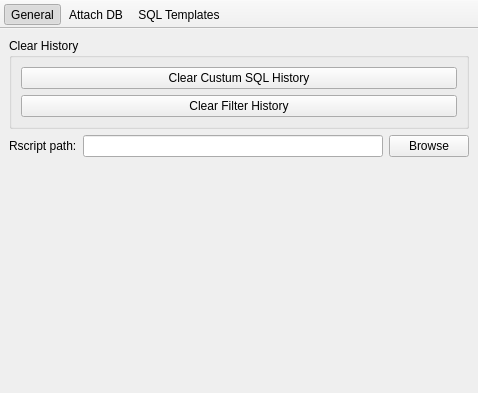
<?xml version="1.0" encoding="UTF-8"?>
<ui version="4.0">
 <class>PreferenceWindow</class>
 <widget class="QMainWindow" name="PreferenceWindow">
  <property name="geometry">
   <rect>
    <x>0</x>
    <y>0</y>
    <width>478</width>
    <height>393</height>
   </rect>
  </property>
  <property name="windowTitle">
   <string>Preference</string>
  </property>
  <property name="unifiedTitleAndToolBarOnMac">
   <bool>true</bool>
  </property>
  <widget class="QWidget" name="centralwidget">
   <layout class="QVBoxLayout" name="verticalLayout">
    <property name="margin">
     <number>0</number>
    </property>
    <item>
     <widget class="QStackedWidget" name="stackedWidget">
      <property name="currentIndex">
       <number>0</number>
      </property>
      <widget class="QWidget" name="pageGeneral">
       <layout class="QVBoxLayout" name="verticalLayout_2">
        <item>
         <widget class="QGroupBox" name="groupBox">
          <property name="title">
           <string>Clear History</string>
          </property>
          <layout class="QVBoxLayout" name="verticalLayout_3">
           <item>
            <widget class="QPushButton" name="pushButtonClearCustumSqlHistory">
             <property name="text">
              <string>Clear Custum SQL History</string>
             </property>
            </widget>
           </item>
           <item>
            <widget class="QPushButton" name="pushButtonClearFilterHistory">
             <property name="text">
              <string>Clear Filter History</string>
             </property>
            </widget>
           </item>
          </layout>
         </widget>
        </item>
        <item>
         <layout class="QFormLayout" name="formLayout">
          <item row="0" column="0">
           <widget class="QLabel" name="label_2">
            <property name="text">
             <string>Rscript path:</string>
            </property>
           </widget>
          </item>
          <item row="0" column="1">
           <layout class="QHBoxLayout" name="horizontalLayout_3">
            <item>
             <widget class="QLineEdit" name="lineRPath">
              <property name="text">
               <string/>
              </property>
             </widget>
            </item>
            <item>
             <widget class="QPushButton" name="buttonRPath">
              <property name="text">
               <string>Browse</string>
              </property>
             </widget>
            </item>
           </layout>
          </item>
         </layout>
        </item>
        <item>
         <spacer name="verticalSpacer">
          <property name="orientation">
           <enum>Qt::Vertical</enum>
          </property>
          <property name="sizeHint" stdset="0">
           <size>
            <width>20</width>
            <height>205</height>
           </size>
          </property>
         </spacer>
        </item>
       </layout>
      </widget>
      <widget class="QWidget" name="pageAttachDB">
       <layout class="QVBoxLayout" name="verticalLayout_4">
        <property name="margin">
         <number>0</number>
        </property>
        <item>
         <widget class="QTableView" name="tableAttachDB">
          <property name="alternatingRowColors">
           <bool>true</bool>
          </property>
          <property name="sortingEnabled">
           <bool>false</bool>
          </property>
          <attribute name="horizontalHeaderStretchLastSection">
           <bool>true</bool>
          </attribute>
          <attribute name="verticalHeaderVisible">
           <bool>false</bool>
          </attribute>
         </widget>
        </item>
        <item>
         <layout class="QHBoxLayout" name="horizontalLayout">
          <item>
           <spacer name="horizontalSpacer_3">
            <property name="orientation">
             <enum>Qt::Horizontal</enum>
            </property>
            <property name="sizeType">
             <enum>QSizePolicy::Preferred</enum>
            </property>
            <property name="sizeHint" stdset="0">
             <size>
              <width>20</width>
              <height>5</height>
             </size>
            </property>
           </spacer>
          </item>
          <item>
           <widget class="QLabel" name="label">
            <property name="text">
             <string>Changes will affect from next open</string>
            </property>
           </widget>
          </item>
          <item>
           <spacer name="horizontalSpacer">
            <property name="orientation">
             <enum>Qt::Horizontal</enum>
            </property>
            <property name="sizeHint" stdset="0">
             <size>
              <width>40</width>
              <height>20</height>
             </size>
            </property>
           </spacer>
          </item>
          <item>
           <widget class="QPushButton" name="addAttachDB">
            <property name="text">
             <string>Add</string>
            </property>
           </widget>
          </item>
          <item>
           <widget class="QPushButton" name="removeAttachDB">
            <property name="text">
             <string>Remove</string>
            </property>
           </widget>
          </item>
         </layout>
        </item>
       </layout>
      </widget>
      <widget class="QWidget" name="pageSqlTemplates">
       <layout class="QVBoxLayout" name="verticalLayout_5">
        <property name="margin">
         <number>0</number>
        </property>
        <item>
         <widget class="QTableView" name="tableSqlTemplate">
          <property name="sortingEnabled">
           <bool>false</bool>
          </property>
          <attribute name="horizontalHeaderStretchLastSection">
           <bool>true</bool>
          </attribute>
          <attribute name="verticalHeaderVisible">
           <bool>false</bool>
          </attribute>
         </widget>
        </item>
        <item>
         <layout class="QHBoxLayout" name="horizontalLayout_2">
          <item>
           <spacer name="horizontalSpacer_2">
            <property name="orientation">
             <enum>Qt::Horizontal</enum>
            </property>
            <property name="sizeHint" stdset="0">
             <size>
              <width>40</width>
              <height>20</height>
             </size>
            </property>
           </spacer>
          </item>
          <item>
           <widget class="QPushButton" name="addSqlTemplate">
            <property name="text">
             <string>Add</string>
            </property>
           </widget>
          </item>
          <item>
           <widget class="QPushButton" name="removeSqlTemplate">
            <property name="text">
             <string>Remove</string>
            </property>
           </widget>
          </item>
         </layout>
        </item>
       </layout>
      </widget>
     </widget>
    </item>
   </layout>
  </widget>
  <widget class="QToolBar" name="toolBar">
   <property name="windowTitle">
    <string>toolBar</string>
   </property>
   <property name="movable">
    <bool>false</bool>
   </property>
   <property name="iconSize">
    <size>
     <width>32</width>
     <height>32</height>
    </size>
   </property>
   <property name="toolButtonStyle">
    <enum>Qt::ToolButtonTextUnderIcon</enum>
   </property>
   <attribute name="toolBarArea">
    <enum>TopToolBarArea</enum>
   </attribute>
   <attribute name="toolBarBreak">
    <bool>false</bool>
   </attribute>
   <addaction name="actionGeneral"/>
   <addaction name="actionAttach_DB"/>
   <addaction name="actionSQL_Templates"/>
  </widget>
  <action name="actionGeneral">
   <property name="checkable">
    <bool>true</bool>
   </property>
   <property name="checked">
    <bool>true</bool>
   </property>
   <property name="icon">
    <iconset resource="resouces.qrc">
     <normaloff>:/rc/images/preferences-system.png</normaloff>:/rc/images/preferences-system.png</iconset>
   </property>
   <property name="text">
    <string>General</string>
   </property>
  </action>
  <action name="actionAttach_DB">
   <property name="checkable">
    <bool>true</bool>
   </property>
   <property name="icon">
    <iconset resource="resouces.qrc">
     <normaloff>:/rc/images/toolbar/attach.png</normaloff>:/rc/images/toolbar/attach.png</iconset>
   </property>
   <property name="text">
    <string>Attach DB</string>
   </property>
  </action>
  <action name="actionSQL_Templates">
   <property name="checkable">
    <bool>true</bool>
   </property>
   <property name="icon">
    <iconset resource="resouces.qrc">
     <normaloff>:/rc/images/toolbar/template.png</normaloff>:/rc/images/toolbar/template.png</iconset>
   </property>
   <property name="text">
    <string>SQL Templates</string>
   </property>
  </action>
 </widget>
 <resources>
  <include location="resouces.qrc"/>
 </resources>
 <connections/>
</ui>
